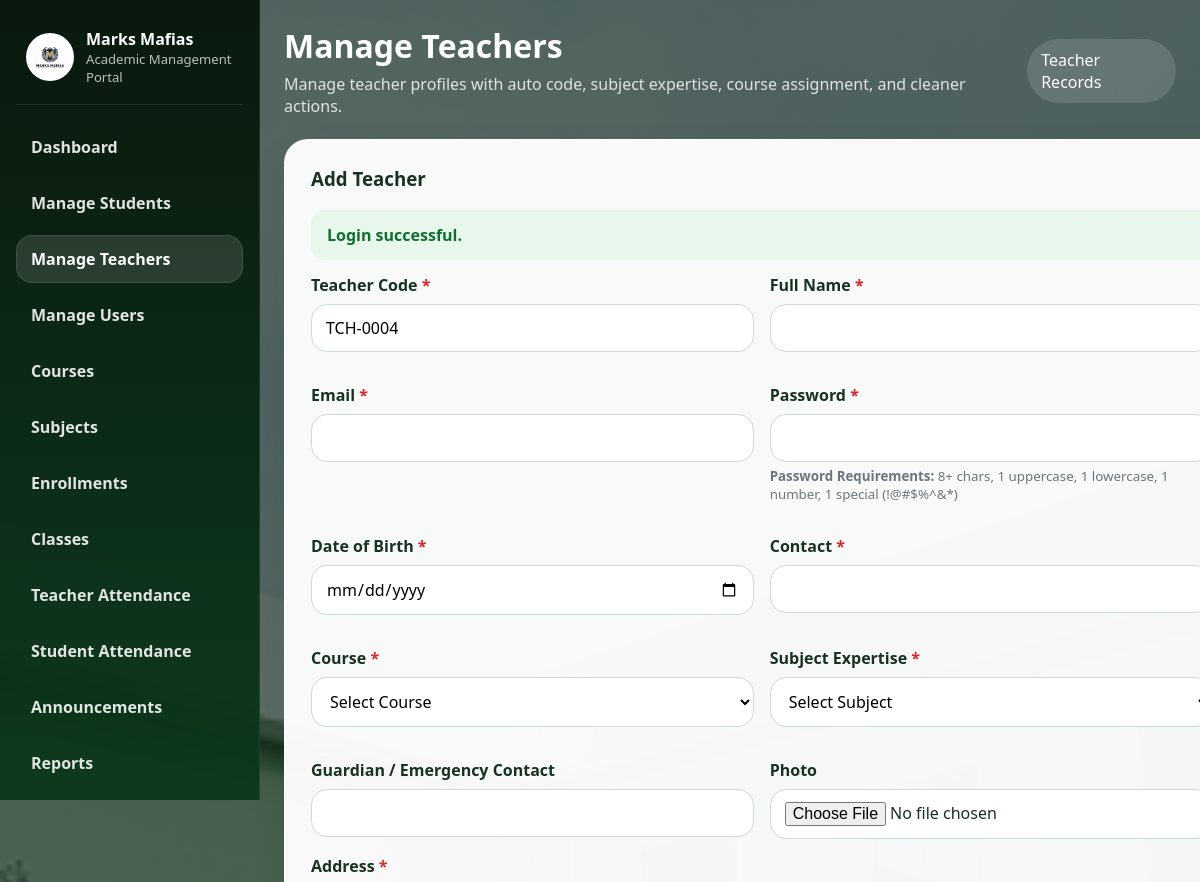
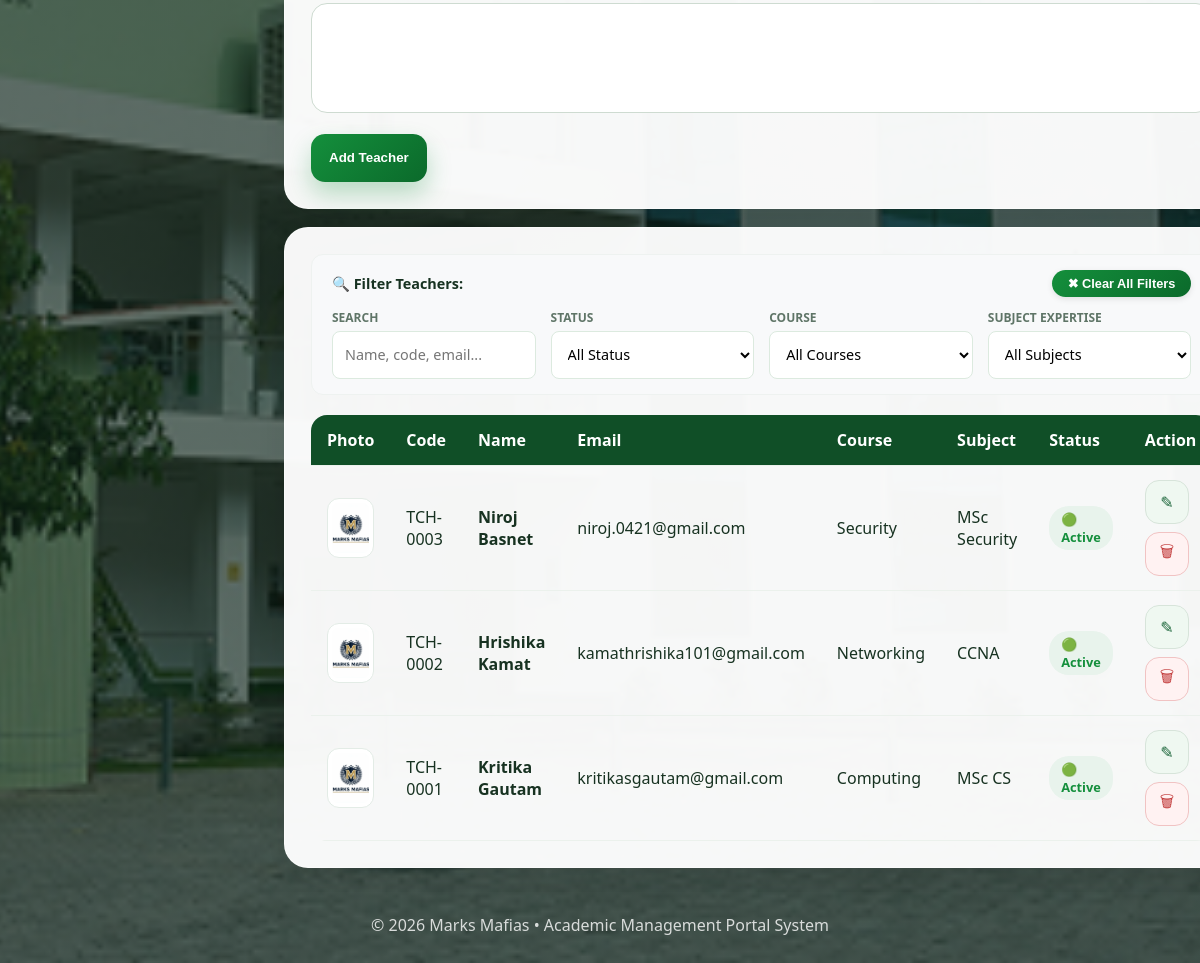
Screenshot of /public/admin/teachers.php (signed in) with the database file from the repository (2 pictures, top to bottom).
### tables this page shows
CREATE TABLE `users` (
  `id` int(11) NOT NULL,
  `role` enum('admin','teacher','student') NOT NULL,
  `role_code` varchar(30) DEFAULT NULL,
  `name` varchar(120) NOT NULL,
  `email` varchar(150) NOT NULL,
  `password` varchar(255) NOT NULL,
  `photo` varchar(255) DEFAULT NULL,
  `dob` date DEFAULT NULL,
  `address` text DEFAULT NULL,
  `contact` varchar(40) DEFAULT NULL,
  `guardian` varchar(120) DEFAULT NULL,
  `qualification` varchar(120) DEFAULT NULL,
  `department` varchar(120) DEFAULT NULL,
  `status` enum('active','inactive') NOT NULL DEFAULT 'active',
  `reset_token` varchar(64) DEFAULT NULL,
  `otp_code` varchar(255) DEFAULT NULL,
  `otp_expires_at` datetime DEFAULT NULL,
  `otp_attempts` int(11) DEFAULT 0,
  `last_otp_request` datetime DEFAULT NULL,
  `reset_expires_at` datetime DEFAULT NULL,
  `created_at` timestamp NOT NULL DEFAULT current_timestamp()
);

### public/admin/teachers.php (the view, shortened to what this page needs)
<?php
require_once dirname(dirname(__DIR__)) . '/includes/auth.php';
$edit = null;
$teachers = $pdo->query('SELECT * FROM users WHERE role="teacher" ORDER BY id DESC')->fetchAll();
$nextCode = next_role_code($pdo, 'teacher');
include dirname(dirname(__DIR__)) . '/includes/header.php';
?>
<div class="dashboard-shell"><?php include dirname(dirname(__DIR__)) . '/includes/sidebar.php'; ?><main class="main-panel">
    <div class="dashboard-top">
      <div class="dashboard-title">
        <h1>Manage Teachers</h1>
        <p>Manage teacher profiles with auto code, subject expertise, course assignment, and cleaner actions.</p>
      </div>
      <div class="user-chip">Teacher Records</div>
    </div>
    <div class="section-stack">
      <div class="form-card">
        <h3 style="margin-top:0;"><?= $edit ? 'Update Teacher' : 'Add Teacher' ?></h3>
        <form method="post" enctype="multipart/form-data">
          <div class="form-grid">
            <div class="form-group"><label>Teacher Code <span class="required">*</span></label><input type="text" name="role_code" required readonly value="<?= e($edit['role_code'] ?? $nextCode) ?>"></div>
            <div class="form-group"><label>Full Name <span class="required">*</span></label><input type="text" name="name" required value="<?= e($edit['name'] ?? '') ?>"></div>
            <div class="form-group"><label>Email <span class="required">*</span></label><input type="email" name="email" required value="<?= e($edit['email'] ?? '') ?>"></div>
            <div class="form-group"><label>Password <?= $edit ? '' : '<span class="required">*</span>' ?></label><input type="password" name="password" <?= $edit ? '' : 'required' ?>><small style="color:#6c757d;display:block;margin-top:5px;"><strong>Password Requirements:</strong> 8+ chars, 1 uppercase, 1 lowercase, 1 number, 1 special (!@#$%^&*)</small></div>
            <div class="form-group"><label>Date of Birth <span class="required">*</span></label><input type="date" name="dob" required value="<?= e($edit['dob'] ?? '') ?>"></div>
            <div class="form-group"><label>Contact <span class="required">*</span></label><input type="text" name="contact" required value="<?= e($edit['contact'] ?? '') ?>"></div>
            <div class="form-group"><label>Course <span class="required">*</span></label><select name="department" required>
                <option value="">Select Course</option>
              </select></div>
            <div class="form-group"><label>Subject Expertise <span class="required">*</span></label><select name="qualification" required>
                <option value="">Select Subject</option>
              </select></div>
            <div class="form-group"><label>Guardian / Emergency Contact</label><input type="text" name="guardian" value="<?= e($edit['guardian'] ?? '') ?>"></div>
            <div class="form-group"><label>Photo</label><input type="file" name="photo" accept=".jpg,.jpeg,.png,.webp"></div>
          </div>
          <div class="form-group"><label>Address <span class="required">*</span></label><textarea name="address" required><?= e($edit['address'] ?? '') ?></textarea></div>
          <div class="inline-actions"><button class="btn btn-primary"><?= $edit ? 'Update Teacher' : 'Add Teacher' ?></button><?php if ($edit): ?><a class="btn btn-secondary" href="teachers.php">Cancel</a><?php endif; ?></div>
        </form>
      </div>
      <div class="table-card">
        <div class="filter-section">
          <div class="filter-header">
            <span class="filter-label">🔍 Filter Teachers:</span>
            <button class="clear-filters-btn" onclick="clearFilters()">✖ Clear All Filters</button>
          </div>
          <div class="filter-controls">
            <div class="filter-group">
              <label>Search</label>
              <input type="text" id="searchInput" placeholder="Name, code, email..." data-table-search="teachersTable">
            </div>
            <div class="filter-group">
              <label>Status</label>
              <select id="statusFilter" data-filter-target="teachersTable">
                <option value="">All Status</option>
              </select>
            </div>
            <div class="filter-group">
              <label>Course</label>
              <select id="courseFilter" data-filter-target="teachersTable">
                <option value="">All Courses</option>
              </select>
            </div>
            <div class="filter-group">
              <label>Subject Expertise</label>
              <select id="subjectFilter" data-filter-target="teachersTable">
                <option value="">All Subjects</option>
              </select>
            </div>
          </div>
        </div>
        <div class="table-wrap">
          <table id="teachersTable">
            <thead>
              <tr>
                <th>Photo</th>
                <th>Code</th>
                <th>Name</th>
                <th>Email</th>
                <th>Course</th>
                <th>Subject</th>
                <th>Status</th>
                <th>Action</th>
              </tr>
            </thead>
            <tbody>
              <?php foreach ($teachers as $item): ?>
                <tr>
                  <td><img src="<?= photo_path($item['photo'] ?? null) ?>" class="user-photo"></td>
                  <td><?= e($item['role_code']) ?></td>
                  <td><strong><?= e($item['name']) ?></strong></td>
                  <td><?= e($item['email']) ?></td>
                  <td><?= e($item['department'] ?: '-') ?></td>
                  <td><?= e($item['qualification'] ?: '-') ?></td>
                  <td><span class="status-badge status-<?= $item['status'] ?>"><?= $item['status'] === 'active' ? '🟢 Active' : '🔴 Inactive' ?></span></td>
                  <td>
                    <div class="inline-actions">
                      <a class="icon-btn" href="?edit=<?= (int)$item['id'] ?>" title="Edit">✎</a>
                      <form method="post" onsubmit="return confirm('Delete this teacher?');">
                        <button class="icon-btn danger" title="Delete">🗑</button>
                      </form>
                    </div>
        </div>
      <?php endforeach; ?>
      </div>
<?php include dirname(dirname(__DIR__)) . '/includes/footer.php'; ?>

### assets/css/style.css (style rules this page uses)
:root { --primary: #148f3c; --primary-dark: #0b6a2b; --primary-soft: #dff4e4; --accent: #f5fff7; --white: #fff; --text: #173221; --muted: #5f7567; --border: #d6e7da; --danger: #cf3a3a; --shadow: 0 14px 34px rgba(0, 0, 0, 0.08); --shadow-lg: 0 26px 60px rgba(0, 0, 0, 0.16); --radius: 18px; --radius-lg: 30px; }
* { box-sizing: border-box; }
html { scroll-behavior: smooth; }
body { margin: 0; font-family: Segoe UI, Tahoma, sans-serif; color: var(--text); background: linear-gradient(rgba(14, 36, 24, 0.68), rgba(14, 36, 24, 0.64)), url("../images/bg.jpg") center/cover no-repeat; background-attachment: scroll; }
a { text-decoration: none; color: inherit; }
img { max-width: 100%; display: block; }
.content-card, .table-card, .form-card, .panel-card { background: rgba(255, 255, 255, 0.96); border-radius: var(--radius); box-shadow: var(--shadow); border: 1px solid rgba(255, 255, 255, 0.5); }
.content-card, .form-card, .panel-card { padding: 24px; }
.table-card { padding: 20px; }
.section-stack { display: grid; gap: 18px; }
.form-row, .form-grid { display: grid; grid-template-columns: 1fr 1fr; gap: 16px; }
.form-group { margin-bottom: 16px; }
label { display: block; margin-bottom: 8px; font-weight: 700; }
.required { color: #d62828; }
input, select, textarea { width: 100%; min-height: 48px; padding: 12px 14px; border: 1px solid #cedbd1; border-radius: 16px; font: inherit; background: #fff; }
textarea { min-height: 110px; resize: vertical; }
.btn { display: inline-flex; align-items: center; justify-content: center; min-height: 48px; padding: 0 18px; border: none; border-radius: 14px; font-weight: 700; cursor: pointer; transition: 0.2s ease; }
.btn-primary { background: linear-gradient(135deg, var(--primary), var(--primary-dark)); color: #fff; box-shadow: 0 12px 24px rgba(20, 143, 60, 0.28); }
.table-wrap { overflow-x: auto; border-radius: 16px; }
table { width: 100%; border-collapse: collapse; background: transparent; }
thead { background: #104f27; color: #fff; }
th, td { padding: 14px 16px; text-align: left; vertical-align: top; border-bottom: 1px solid #ebf1ec; }
.inline-actions { display: flex; gap: 10px; align-items: center; flex-wrap: nowrap; }
.inline-actions form { margin: 0; }
.icon-btn, .btn-icon { display: inline-flex; align-items: center; justify-content: center; width: 42px; height: 42px; border-radius: 14px; border: 1px solid #d7e4da; background: #eff8f1; color: #196438; font-size: 1rem; }
.icon-btn.danger, .btn-icon.danger { background: #fff2f2; border-color: #f1c3c3; color: #c23a3a; }
.main-panel { display: flex; flex-direction: column; gap: 22px; }
.dashboard-top { margin-bottom: 0; }
.form-card, .table-card, .content-card, .panel-card { width: 100%; border-radius: 24px; }
.form-card { padding: 26px; }
.table-card { padding: 26px; }
.table-wrap { margin-top: 6px; }
.inline-actions { gap: 12px; }
.inline-actions form { display: inline-flex; margin: 0; }
.icon-btn, .btn-icon { width: 44px; height: 44px; flex: 0 0 auto; }

### rows the page displays
users: role_code "TCH-0003", name "Niroj Basnet", email "niroj.0421@gmail.com", department "Security", qualification "MSc Security", status "🟢 Active"
users: role_code "TCH-0002", name "Hrishika Kamat", email "kamathrishika101@gmail.com", department "Networking", qualification "CCNA", status "🟢 Active"
users: role_code "TCH-0001", name "Kritika Gautam", email "kritikasgautam@gmail.com", department "Computing", qualification "MSc CS", status "🟢 Active"

### other values shown
$label "Dashboard"
$label "Manage Students"
$label "Manage Teachers"
$label "Manage Users"
$label "Courses"
$label "Subjects"
$label "Enrollments"
$label "Classes"
$label "Teacher Attendance"
$label "Student Attendance"
$label "Announcements"
$label "Reports"
$item['message'] "Login successful."
